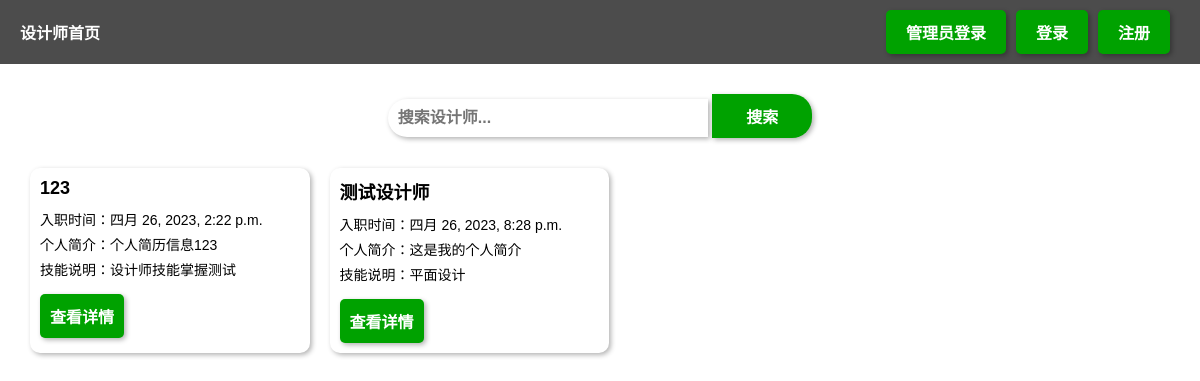
Before: / with the older database file.
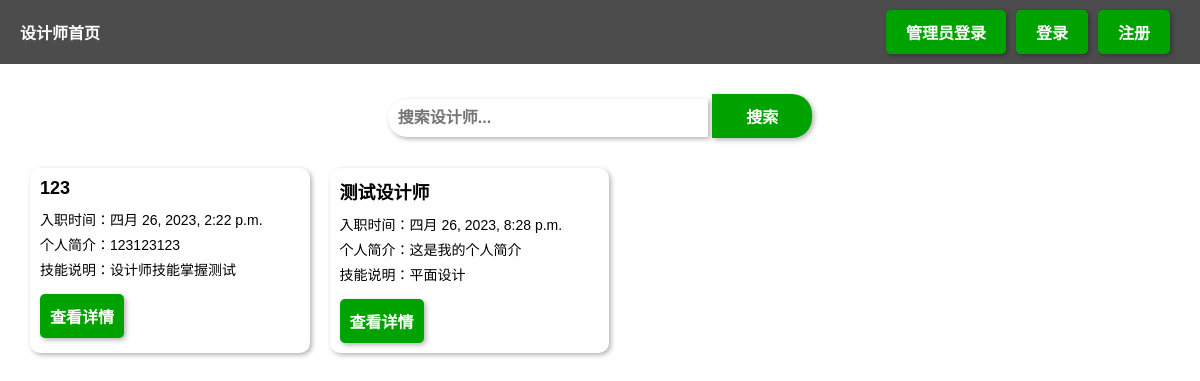
After: the same page with the newer database file.
### sjsapp/models.py (models this page shows)
class SJUser(models.Model):
    gender_choice = (
        ('男', '男'),
        ('女', '女'),
    )
    role_choice = (
        ('雇主', '雇主'),
        ('设计师', '设计师'),
    )
    username = models.CharField(max_length=20, verbose_name='用户名')
    password = models.CharField(max_length=20, verbose_name='密码')
    email = models.EmailField(verbose_name='邮箱')
    phone = models.CharField(max_length=11, verbose_name='手机号')
    area = models.CharField(max_length=20, verbose_name='地区')
    gender = models.CharField(choices=gender_choice, max_length=10, verbose_name='性别')
    role = models.CharField(choices=role_choice, max_length=10, verbose_name='角色')
    skill = models.CharField(max_length=255, verbose_name='技能', default='雇主无技能')
    introduction = models.CharField(max_length=255, verbose_name='个人简介', default='雇主无简介')
    create_time = models.DateTimeField(auto_now_add=True, verbose_name='创建时间')
    class Meta:
        verbose_name = '用户管理'
        verbose_name_plural = verbose_name

### sjsapp/views.py (the view)
# urls.py: path('', views.index),
@csrf_exempt
def index(request):
    sj = SJUser.objects.filter(role='设计师')
    uid = request.session.get('uid')
    if not uid:
        return render(request, 'index.html', {'sj': sj})
    else:
        user = SJUser.objects.get(id=uid)
        return render(request, 'index.html', {'user': user, 'sj': sj})

### templates/index.html (shortened to what this page needs)
<!DOCTYPE html>
<html lang="en">
<head>
</head>
<body>
<div class="header">
    <div class="links">
        <a href="http://127.0.0.1:8000/index/">设计师首页</a>
    </div>
    <div class="buttons">
        <button onclick="location.href='http://127.0.0.1:8000/admin/'">管理员登录</button>
        <button onclick="location.href='http://127.0.0.1:8000/signin/'">登录</button>
        <button onclick="location.href='http://127.0.0.1:8000/signup/'">注册</button>
    </div>
</div>
<div class="search">
    <form action="http://127.0.0.1:8000/search/" method="post">
        <input type="text" name="wd" placeholder="搜索设计师...">
        <input type="submit" value="搜索">
    </form>
</div>
<div class="designers">
    {% for i in sj %}
    <div class="designer">
        <h2>{{ i.username }}</h2>
        <p>入职时间：{{ i.create_time }}</p>
        <p>个人简介：{{ i.introduction }}</p>
        <p>技能说明：{{ i.skill }}</p>
        <button onclick="location.href='http://127.0.0.1:8000/detail/?did={{ i.id }}'">查看详情</button>
    </div>
    {% endfor %}
</div>
</body>
</html>

Changed rows visible on the page:
changed SJUser "四月 26, 2023, 2:22 p.m.": introduction "个人简历信息123" → "123123123"
